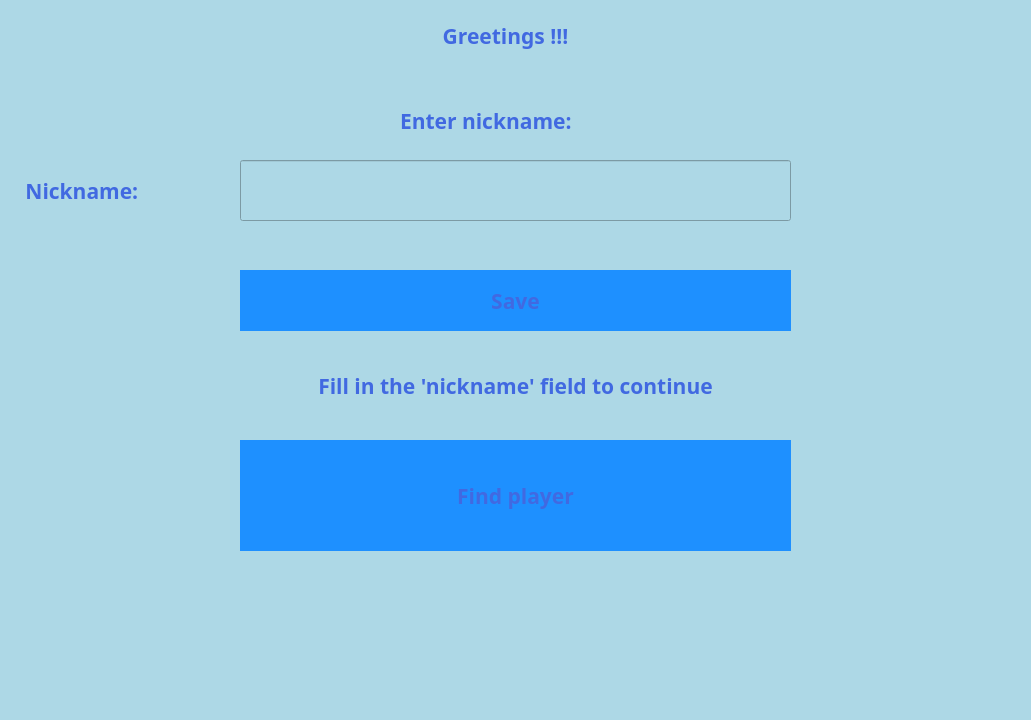
<?xml version="1.0" encoding="UTF-8"?>
<ui version="4.0">
 <class>MainWindow</class>
 <widget class="QMainWindow" name="MainWindow">
  <property name="geometry">
   <rect>
    <x>0</x>
    <y>0</y>
    <width>1031</width>
    <height>720</height>
   </rect>
  </property>
  <property name="windowTitle">
   <string>Gallows</string>
  </property>
  <property name="styleSheet">
   <string notr="true">QWidget {
	color: #4169E1;
	background-color: #ADD8E6;
	font-family: Rubik;
	font-size: 16pt;
	font-weight: 600;
}

QPushButton {
	background-color: #1E90FF;
	border: none;
}
QPushButton:hover {
	background-color: #00BFFF;
}

QPushButton:pressed {
	background-color:#0000FF;
}

</string>
  </property>
  <widget class="QWidget" name="centralwidget">
   <widget class="QPushButton" name="search_btn">
    <property name="enabled">
     <bool>true</bool>
    </property>
    <property name="geometry">
     <rect>
      <x>240</x>
      <y>440</y>
      <width>551</width>
      <height>111</height>
     </rect>
    </property>
    <property name="text">
     <string>Find player</string>
    </property>
    <property name="checkable">
     <bool>false</bool>
    </property>
    <property name="checked">
     <bool>false</bool>
    </property>
   </widget>
   <widget class="QLabel" name="label">
    <property name="geometry">
     <rect>
      <x>-10</x>
      <y>10</y>
      <width>1031</width>
      <height>51</height>
     </rect>
    </property>
    <property name="sizePolicy">
     <sizepolicy hsizetype="Preferred" vsizetype="Maximum">
      <horstretch>0</horstretch>
      <verstretch>0</verstretch>
     </sizepolicy>
    </property>
    <property name="text">
     <string>Greetings !!!</string>
    </property>
    <property name="textFormat">
     <enum>Qt::AutoText</enum>
    </property>
    <property name="scaledContents">
     <bool>false</bool>
    </property>
    <property name="alignment">
     <set>Qt::AlignCenter</set>
    </property>
   </widget>
   <widget class="QPushButton" name="save_btn">
    <property name="geometry">
     <rect>
      <x>240</x>
      <y>270</y>
      <width>551</width>
      <height>61</height>
     </rect>
    </property>
    <property name="text">
     <string>Save</string>
    </property>
   </widget>
   <widget class="QLineEdit" name="name_line">
    <property name="geometry">
     <rect>
      <x>240</x>
      <y>160</y>
      <width>551</width>
      <height>61</height>
     </rect>
    </property>
    <property name="text">
     <string/>
    </property>
    <property name="maxLength">
     <number>20</number>
    </property>
    <property name="alignment">
     <set>Qt::AlignCenter</set>
    </property>
   </widget>
   <widget class="QLabel" name="name_label">
    <property name="geometry">
     <rect>
      <x>400</x>
      <y>90</y>
      <width>231</width>
      <height>61</height>
     </rect>
    </property>
    <property name="text">
     <string>Enter nickname:</string>
    </property>
   </widget>
   <widget class="QLabel" name="status">
    <property name="geometry">
     <rect>
      <x>0</x>
      <y>360</y>
      <width>1031</width>
      <height>51</height>
     </rect>
    </property>
    <property name="text">
     <string>Fill in the 'nickname' field to continue</string>
    </property>
    <property name="alignment">
     <set>Qt::AlignCenter</set>
    </property>
   </widget>
   <widget class="QLabel" name="name_label_2">
    <property name="geometry">
     <rect>
      <x>20</x>
      <y>160</y>
      <width>181</width>
      <height>61</height>
     </rect>
    </property>
    <property name="text">
     <string> Nickname:</string>
    </property>
   </widget>
  </widget>
 </widget>
 <resources/>
 <connections/>
</ui>
